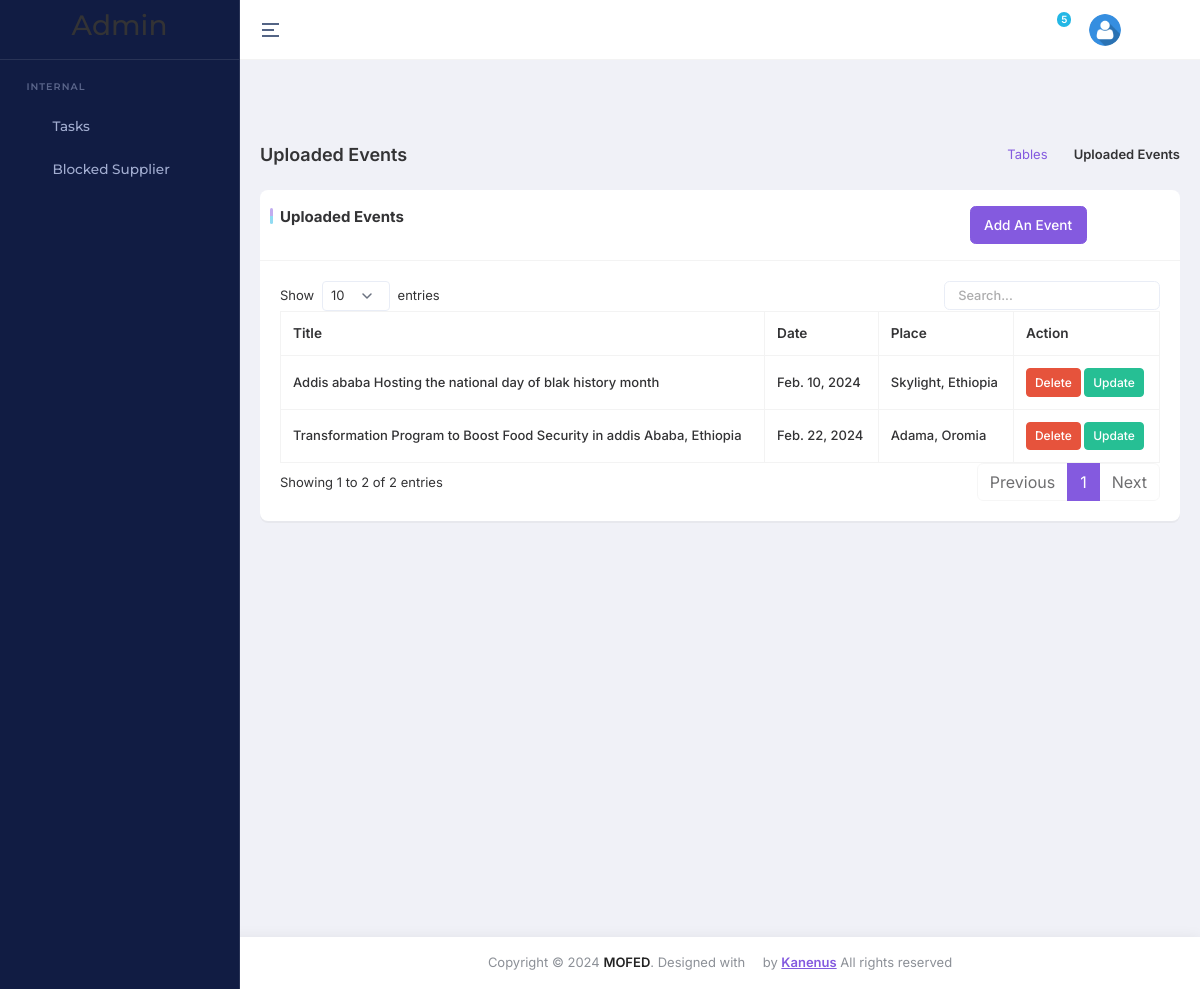
Screenshot of /dashboard/events_list/ with the database file from the repository.
### dashboard/models.py (models this page shows)
class Event(models.Model):
    title = models.CharField(max_length=100)
    image = models.ImageField(upload_to='event_images')
    time = models.CharField(max_length=50)
    location = models.CharField(max_length=100)
    description = models.TextField()
    date = models.DateField()

### dashboard/views.py (the view)
# urls.py: path('events_list/', event_list, name='event_list'),
def event_list(request):
    events = Event.objects.all()
    return render(request, 'events_list.html', {'events': events})

### core/context_processors.py (called while the page is built)
def recent_news_mega(request):
    recent_news = NewsArticle.objects.order_by('-created_at')
    recent_news  = recent_news[:4] if recent_news else recent_news
    return {'recent_news_mega':recent_news}

def stgs(request):
    contact_info = ContactInfo.objects.first()
    quick_links = QuickLink.objects.all()
    pages = Pages.objects.first()
    return {
        'contact_info': contact_info,  # Include footer data in context
        'quick_links': quick_links,  # Include footer data in context
        'stg':Settings.objects.first(),
        'pages': pages
    }

### dashboard/templates/events_list.html (shortened to what this page needs)
{% extends 'base_new_admin.html' %}
{% load static %}
{% block main %}
<div class="main-content app-content">
    <div class="container-fluid">
        <div class="d-md-flex d-block align-items-center justify-content-between my-4 page-header-breadcrumb">
            <h1 class="page-title fw-semibold fs-18 mb-0">Uploaded Events</h1>
            <div class="ms-md-1 ms-0">
                <nav>
                    <ol class="breadcrumb mb-0">
                        <li class="breadcrumb-item"><a href="javascript:void(0);">Tables</a></li>
                        <li class="breadcrumb-item active" aria-current="page">Uploaded Events</li>
                    </ol>
                </nav>
            </div>
        </div>
        <div class="row">
            <div class="col-xl-12">
                <div class="card custom-card">
                    <div class="card-header">
                        <div class="col-lg-11">
                            <div class="card-title">
                                Uploaded Events
                                <a href="{% url 'add_event' %}" class="btn btn-primary float-end">Add an Event </a>
                            </div>
                        </div>
                    </div>
                    <div class="card-body">
                        <div class="table-responsive">
                            <table id="datatable-basic" class="table table-bordered text-nowrap w-100 datatable">
                                <thead>
                                    <tr>
                                        <th>Title</th>
                                        <th>Date</th>
                                        <th>Place</th>
                                        <th>Action</th>
                                    </tr>
                                </thead>
                                <tbody>
                                    {% for event in events %}
                                    <tr>
                                        <td>{{ event.title }}</td>
                                        <td>{{ event.date }}</td>
                                        <td>{{ event.location }}</td>
                                        <td>
                                            <button class="btn btn-danger btn-sm" onclick="confirmDelete('{{ event.id }}')">Delete</button>
                                            <a href="{% url 'update_event' event_id=event.id %}" class="btn btn-success btn-sm">Update</a>
                                        </td>
                                    </tr>
                                    {% endfor %}
                                </tbody>
                            </table>
                        </div>
                    </div>
                </div>
            </div>
        </div>
    </div>
</div>
{% endblock %}

### rows the page displays
Event: title "Transformation Program to Boost Food Security in addis Ababa, Ethiopia", date "Feb. 22, 2024", location "Adama, Oromia"
Event: title "Addis ababa Hosting the national day of blak history month", date "Feb. 10, 2024", location "Skylight, Ethiopia"
